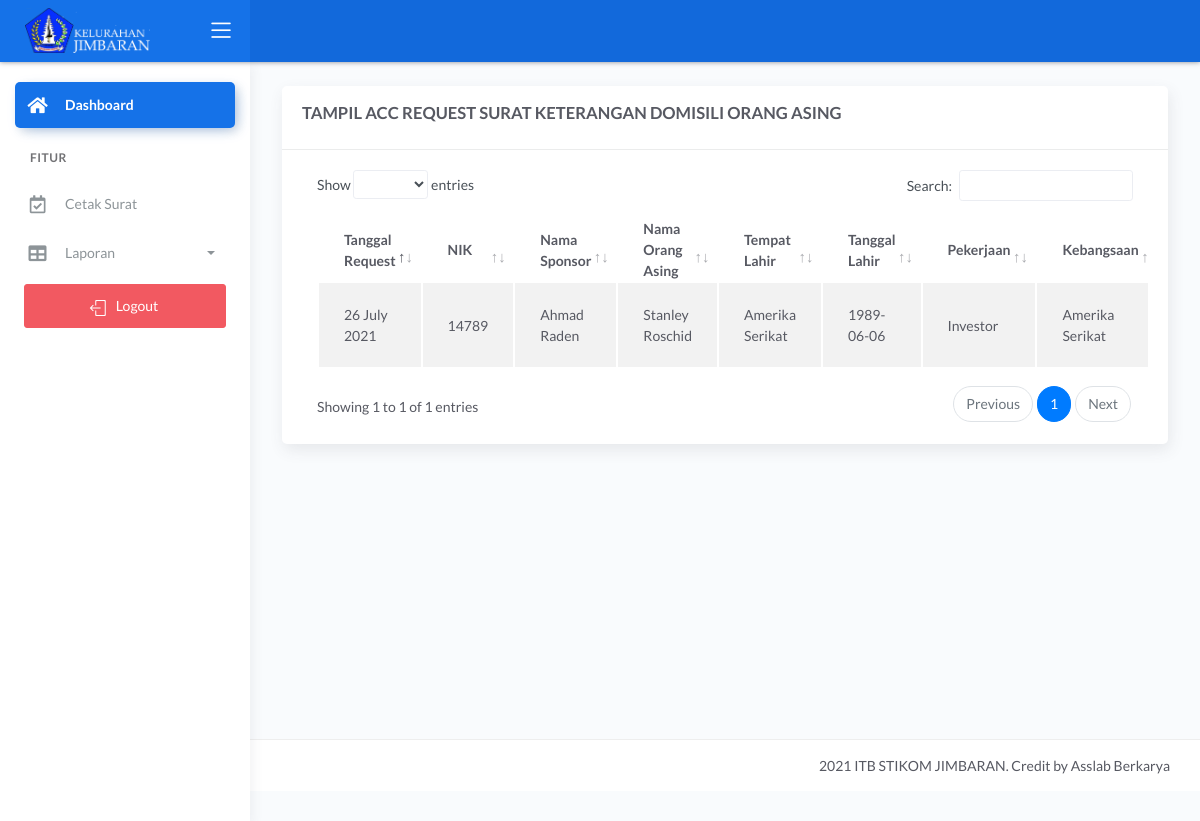
Page /demo1/main2.php?halaman=sudah_acc_skdoa (signed in) on the committed database.
### tables this page shows
CREATE TABLE `data_request_skdoa` (
  `id_request_skdoa` int(11) NOT NULL,
  `nik` varchar(16) NOT NULL,
  `tanggal_request` timestamp NOT NULL DEFAULT current_timestamp(),
  `keperluan` varchar(20) NOT NULL DEFAULT '-',
  `keterangan` varchar(50) NOT NULL DEFAULT 'Data sedang diperiksa oleh Staf',
  `request` varchar(20) NOT NULL DEFAULT 'DOMISILI ORANG ASING',
  `status` int(11) NOT NULL DEFAULT 0,
  `acc` date NOT NULL,
  `scan_kepolisian` text NOT NULL,
  `masapaspor` date NOT NULL,
  `masakitas` date NOT NULL,
  `nopaspor` varchar(10) NOT NULL,
  `nokitas` varchar(15) NOT NULL,
  `norangasing` varchar(100) NOT NULL,
  `tmpl` varchar(40) NOT NULL,
  `tgllahir` date NOT NULL,
  `kerja` varchar(25) NOT NULL,
  `bangsa` text NOT NULL,
  `tinggal` varchar(40) NOT NULL
);

CREATE TABLE `data_pemohon` (
  `nik` varchar(16) NOT NULL,
  `nama` varchar(30) NOT NULL,
  `tanggal_lahir` date NOT NULL,
  `tempat_lahir` varchar(30) NOT NULL,
  `jekel` varchar(20) NOT NULL,
  `agama` varchar(20) NOT NULL,
  `alamat` text NOT NULL,
  `telepon` varchar(13) NOT NULL,
  `pekerjaan` varchar(30) NOT NULL,
  `lingkungan` varchar(30) NOT NULL,
  `kebangsaan` varchar(30) NOT NULL
);

### demo1/acc_skdoa.php (the view, shortened to what this page needs)
<?php include '../konek.php';?>
<?php
 $hak_akses = $_SESSION['hak_akses'];
 $lingkungan_tgs = $_SESSION['lingkungan_tgs'];
 ?>
<?php
    if($hak_akses=="Staf"){
 ?>
<link href="css/sweetalert.css" rel="stylesheet" type="text/css">
<script src="js/jquery-2.1.3.min.js"></script>
<script src="js/sweetalert.min.js"></script>
                <div class="page-inner">
					<div class="row">
						<div class="col-md-12">
							<div class="card">
								<div class="card-header">
									<div class="d-flex align-items-center">
										<h4 class="fw-bold text-uppercase">TAMPIL ACC REQUEST SURAT KETERANGAN DOMISILI ORANG ASING</h4>
									</div>
								</div>
									<div class="card-body">
									<form method="POST">
										<div class="table-responsive">
											<table id="add1" class="display table table-striped table-hover" >
												<thead>
													<tr>
														<th>Tanggal Request</th>
                                                    	<th>NIK</th>
                                                    	<th>Nama Sponsor</th>
                                                    	<th>Nama Orang Asing</th>
														<th>Tempat Lahir</th>
														<th>Tanggal Lahir</th>
														<th>Pekerjaan</th>
														<th>Kebangsaan</th>
														<th>Tempat Tinggal</th>
														<th>No Paspor</th>
														<th>Masa Berlaku Paspor</th>
														<th>No KITAS</th>
														<th>Masa Berlaku KITAS</th>
														<th>Surat Laporan Kepolisian</th>
														<th>Status</th>
														<th>Keterangan</th>
														<th style="width: 10%">Action</th>
													</tr>
												</thead>
												<tbody>
													<?php
														$i=1;
														$sql = "SELECT * FROM data_request_skdoa natural join data_pemohon WHERE status=1";
														$query = mysqli_query($konek,$sql);
														while($data=mysqli_fetch_array($query,MYSQLI_BOTH)){
															$id_request_skdoa=$data['id_request_skdoa'];
															$tgl = $data['tanggal_request'];
															$format = date('d F Y', strtotime($tgl));
															$nik = $data['nik'];
                                                        	$nama = $data['nama'];
															$status = $data['status'];
															$nopaspor = $data['nopaspor'];
															$masapaspor = $data['masapaspor'];
															$nokitas = $data['nokitas'];
															$masakitas = $data['masakitas'];
															$norangasing = $data['norangasing'];
															$tmpl = $data['tmpl'];
															$tgllahir = $data['tgllahir'];
															$kerja = $data['kerja'];
															$bangsa = $data['bangsa'];
    														$tinggal = $data['tinggal'];
															$kepolisian = $data['scan_kepolisian'];
															$keterangan = $data['keterangan'];
															if($status=="2"){
																$status = "<b style='color:blue'>ACC</b>";
															}elseif($status=="0"){
																$status = "<b style='color:red'>BELUM ACC</b>";
															}
													?>
													<tr>
														<td><?php echo $format;?></td>
                                                    	<td><?php echo $nik;?></td>
                                                    	<td><?php echo $nama;?></td>
                                                    	<td><?php echo $norangasing;?></td>
                                                    	<td><?php echo $tmpl;?></td>
                                                    	<td><?php echo $tgllahir;?></td>
                                                    	<td><?php echo $kerja;?></td>
                                                    	<td><?php echo $bangsa;?></td>
                                                   		<td><?php echo $tinggal;?></td>
                                                    	<td><?php echo $nopaspor;?></td>
														<td><?php echo $masapaspor;?></td>
														<td><?php echo $nokitas;?></td>
														<td><?php echo $masakitas;?></td>
														<td><img src="../dataFoto/scan_kepolisian/<?php echo $kepolisian;?>" width="50" height="50" alt=""></td>
														<td><?php echo $status;?></td>
														<td><?php echo $keterangan;?></td>
														<td>
															<input type="checkbox" name="check[$i]" value="<?php echo $id_request_skdoa;?>">
															<input type="submit" name="acc" class="btn btn-primary btn-sm" value="ACC">
															<div class="form-button-action">
																<a type="button" data-toggle="tooltip" title="" class="btn btn-link btn-primary btn-lg" data-original-title="Cek Data" href="?halaman=detail_skdoa&id_request_skdoa=<?= $id_request_skdoa;?>">
																<i class="fa fa-edit"></i></a>
															</div>
														</td>
													</tr>
													<?php
														}
													?>
												</tbody>
											</table>
										</div>
									</form>
									</div>
							</div>
                        </div>
					</div>
				</div>
				<?php
    if(isset($_POST['acc'])){
        if(isset($_POST['check']))
        {
                    foreach ($_POST['check'] as $value){
                        $ubah = "UPDATE data_request_skdoa set status =2 where id_request_skdoa = $value";
                        $query = mysqli_query($konek,$ubah);
                        if($query) {
                            echo "<script language='javascript'>swal('Selamat...', 'ACC Staf Berhasil!', 'success');</script>" ;
                            echo '<meta http-equiv="refresh" content="3; url=?halaman=sudah_acc_skdoa">';
                        }else{
                            echo "<script language='javascript'>swal('Gagal...', 'ACC Staf Gagal!', 'error');</script>" ;
                            echo '<meta http-equiv="refresh" content="3; url=?halaman=sudah_acc_skdoa">';
                        }
                    }
        }
    }
?>
<?php
    }elseif($hak_akses=="kaling"){
 ?>
              <div class="page-inner">
					<div class="row">
						<div class="col-md-12">
							<div class="card">
								<div class="card-header">
									<div class="d-flex align-items-center">
										<h4 class="fw-bold text-uppercase">TAMPIL ACC REQUEST SURAT KETERANGAN DOMISILI ORANG ASING</h4>
									</div>
								</div>
									<div class="card-body">
									<form method="POST">
										<div class="table-responsive">
											<table id="add1" class="display table table-striped table-hover" >
												<thead>
													<tr>
														<th>Tanggal Request</th>
                                                    	<th>NIK</th>
                                                    	<th>Nama Sponsor</th>
                                                    	<th>Nama Orang Asing</th>
														<th>Tempat Lahir</th>
														<th>Tanggal Lahir</th>
														<th>Pekerjaan</th>
														<th>Kebangsaan</th>
													</tr>
												</thead>
												<tbody>
													<?php
														$sql = "SELECT * FROM data_request_skdoa natural join data_pemohon WHERE status=0 and lingkungan = '$lingkungan_tgs'";
														$query = mysqli_query($konek,$sql);
														while($data=mysqli_fetch_array($query,MYSQLI_BOTH)){
															$tgl = $data['tanggal_request'];
															$format = date('d F Y', strtotime($tgl));
															$nik = $data['nik'];
                                                        	$nama = $data['nama'];
															$norangasing = $data['norangasing'];
															$tmpl = $data['tmpl'];
															$tgllahir = $data['tgllahir'];
															$kerja = $data['kerja'];
															$bangsa = $data['bangsa'];
													?>
													<tr>
														<td><?php echo $format;?></td>
                                                    	<td><?php echo $nik;?></td>
                                                    	<td><?php echo $nama;?></td>
                                                    	<td><?php echo $norangasing;?></td>
                                                    	<td><?php echo $tmpl;?></td>
                                                    	<td><?php echo $tgllahir;?></td>
                                                    	<td><?php echo $kerja;?></td>
                                                    	<td><?php echo $bangsa;?></td>
													</tr>
													<?php
														}
													?>
												</tbody>
											</table>
										</div>
									</form>
									</div>
							</div>
                        </div>
					</div>
				</div>
 <?php
    }
 ?>

### rows in the picture
data_request_skdoa: tanggal_request "26 July 2021", nik "14789", data_pemohon.nama "Ahmad Raden", norangasing "Stanley Roschid", tmpl "Amerika Serikat", tgllahir "1989-06-06", kerja "Investor", bangsa "Amerika Serikat"
